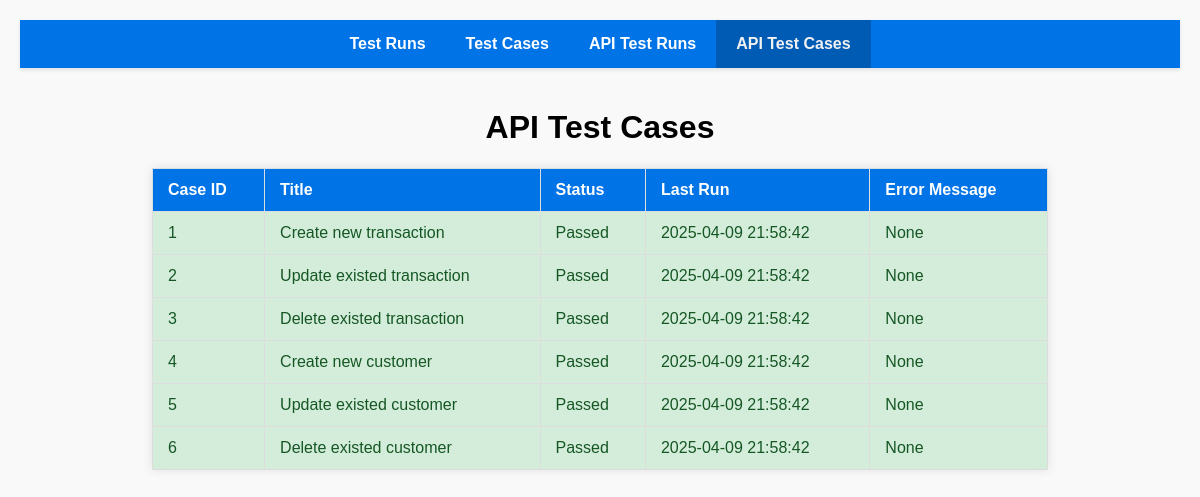
Page /test_cases_api on the earlier database version.
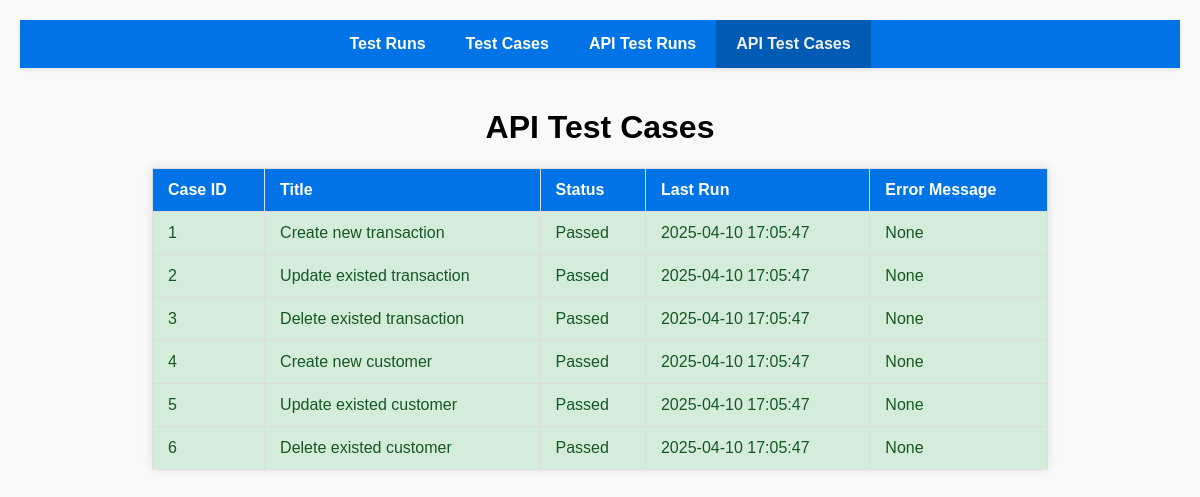
Same page on the later database version.
### tables this page shows
CREATE TABLE test_cases_API (
    id INTEGER PRIMARY KEY AUTOINCREMENT,
    title TEXT NOT NULL,
    status TEXT NOT NULL,
    last_run DATETIME DEFAULT CURRENT_TIMESTAMP,
    error_message TEXT);

### flask_server.py (the view)
@app.route('/test_cases_api')
def test_cases_api():
    conn = sqlite3.connect('./sqlite_db/test_tracking.db')  # Подключение к базе данных
    cursor = conn.cursor()
    cursor.execute("SELECT * FROM test_cases_API")
    cases = cursor.fetchall()
    conn.close()
    return render_template('test_cases_api.html', cases=cases, current_path=request.path)

### templates/test_cases_api.html (shortened to what this page needs)
<!DOCTYPE html>
<html lang="en">
  <head>
  </head>
  <body>
    <header>
      <nav>
        <ul>
          <li>
            <a href="/" class="{{ 'active' if request.path == '/' else '' }}"
              >Test Runs</a
            >
          </li>
          <li>
            <a
              href="/test_cases"
              class="{{ 'active' if request.path == '/test_cases' else '' }}"
              >Test Cases</a
            >
          </li>
          <li>
            <a
              href="/test_runs_api"
              class="{{ 'active' if request.path == '/test_runs_api' else '' }}"
              >API Test Runs</a
            >
          </li>
          <li>
            <a
              href="/test_cases_api"
              class="{{ 'active' if request.path == '/test_cases_api' else '' }}"
              >API Test Cases</a
            >
          </li>
        </ul>
      </nav>
    </header>
    <main>
      <h1>API Test Cases</h1>
      <table>
        <tr>
          <th>Case ID</th>
          <th>Title</th>
          <th>Status</th>
          <th>Last Run</th>
          <th>Error Message</th>
        </tr>
        {% for case in cases %}
        <tr class="{{ 'passed' if case[2] == 'Passed' else 'failed' }}">
          <td>{{ case[0] }}</td>
          <td>{{ case[1] }}</td>
          <td>{{ case[2] }}</td>
          <td>{{ case[3] }}</td>
          <td>{{ case[4] }}</td>
        </tr>
        {% endfor %}
      </table>
    </main>
  </body>
</html>

Differences in the rows shown:
changed test_cases_API "Create new transaction": last_run "2025-04-09 21:58:42" → "2025-04-10 17:05:47"
changed test_cases_API "Update existed transaction": last_run "2025-04-09 21:58:42" → "2025-04-10 17:05:47"
changed test_cases_API "Delete existed transaction": last_run "2025-04-09 21:58:42" → "2025-04-10 17:05:47"
changed test_cases_API "Create new customer": last_run "2025-04-09 21:58:42" → "2025-04-10 17:05:47"
changed test_cases_API "Update existed customer": last_run "2025-04-09 21:58:42" → "2025-04-10 17:05:47"
changed test_cases_API "Delete existed customer": last_run "2025-04-09 21:58:42" → "2025-04-10 17:05:47"
